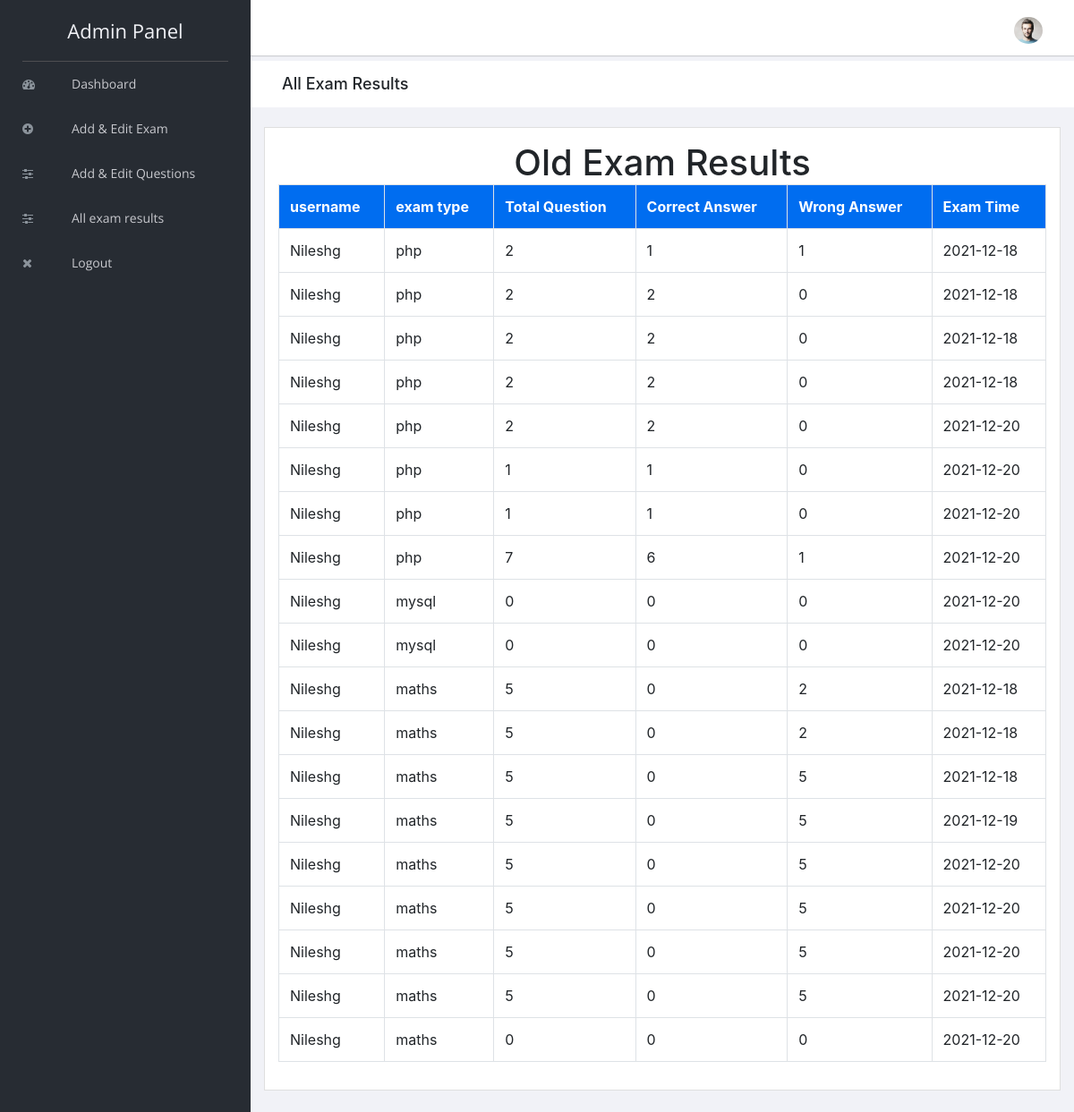
The page /admin/old-exam-results.php (signed in) on the database its author committed.
### tables this page shows
CREATE TABLE `exam_result` (
  `id` int(5) NOT NULL,
  `username` varchar(100) NOT NULL,
  `exam_type` varchar(100) NOT NULL,
  `total_question` varchar(10) NOT NULL,
  `correct_answer` varchar(10) NOT NULL,
  `wrong_answer` varchar(10) NOT NULL,
  `exam_time` varchar(100) NOT NULL
);

### admin/old-exam-results.php (the view, shortened to what this page needs)
<?php
include "header.php";
include "../connection.php";
    ?>
<div class="breadcrumbs">
    <div class="col-sm-12">
        <div class="page-header float-left">
            <div class="page-title">
                <h1>All Exam Results</h1>
            </div>
        </div>
    </div>
</div>
<div class="content mt-3">
    <div class="animated fadeIn">
        <div class="row">
            <div class="col-lg-12">
                <div class="card">
                    <div class="card-body">
                        <center>
                            <h1>Old Exam Results</h1>
                        </center>
                        <?php
                        $res = mysqli_query($link, "SELECT * FROM exam_result ORDER BY exam_type DESC") or die(mysqli_error($link));
                        $count = mysqli_num_rows($res);
                        if ($count == 0) {
                        ?>
                            <center>
                                <h1>No Exam Results Found</h1>
                            </center>
                        <?php
                        } else {
                            echo "<table class='table table-bordered'>";
                            echo "<tr style='background-color: #006df0; color:white'>";
                            echo "<th>";
                            echo "username";
                            echo "</th>";
                            echo "<th>";
                            echo "exam type";
                            echo "</th>";
                            echo "<th>";
                            echo "Total Question";
                            echo "</th>";
                            echo "<th>";
                            echo "Correct Answer";
                            echo "</th>";
                            echo "<th>";
                            echo "Wrong Answer";
                            echo "</th>";
                            echo "<th>";
                            echo "Exam Time";
                            echo "</th>";
                            echo "</tr>";
                            while ($row = mysqli_fetch_array($res)) {
                                echo "<tr>";
                                echo "<td>";
                                echo $row["username"];
                                echo "</td>";
                                echo "<td>";
                                echo $row["exam_type"];
                                echo "</td>";
                                echo "<td>";
                                echo $row["total_question"];
                                echo "</td>";
                                echo "<td>";
                                echo $row["correct_answer"];
                                echo "</td>";
                                echo "<td>";
                                echo $row["wrong_answer"];
                                echo "</td>";
                                echo "<td>";
                                echo $row["exam_time"];
                                echo "</td>";
                                echo "</tr>";
                            }
                        }
                        echo "</table>";
                        ?>
                    </div>
                </div>
            </div>
        </div>
    </div>
</div>
<?php
include "footer.php";
?>

### admin/header.php (shortened to what this page needs)
<!doctype html>
<html class="no-js" lang="en">
<head>
    <link rel="stylesheet" href="vendors/bootstrap/dist/css/bootstrap.min.css">
    <link rel="stylesheet" href="vendors/font-awesome/css/font-awesome.min.css">
    <link rel="stylesheet" href="vendors/themify-icons/css/themify-icons.css">
    <link rel="stylesheet" href="vendors/flag-icon-css/css/flag-icon.min.css">
    <link rel="stylesheet" href="vendors/selectFX/css/cs-skin-elastic.css">
    <link rel="stylesheet" href="assets/css/style.css">
</head>
<body>
    <aside id="left-panel" class="left-panel">
        <nav class="navbar navbar-expand-sm navbar-default">
            <div class="navbar-header">
                <a class="navbar-brand" href="./">
                    Admin Panel
                </a>
            </div>
            <div id="main-menu" class="main-menu collapse navbar-collapse">
                <ul class="nav navbar-nav">
                    <li>
                        <a href="demo.php"> <i class="menu-icon fa fa-dashboard"></i>Dashboard </a>
                    </li>
                    <li>
                        <a href="exam_category.php"><i class="menu-icon fa fa-plus-circle"></i>Add & Edit Exam</a>
                    </li>
                    <li>
                        <a href="add_edit_exam_questions.php"><i class="menu-icon fa fa-sliders"></i>Add & Edit Questions</a>
                    </li>
                    <li>
                        <a href="old-exam-results.php"><i class="menu-icon fa fa-sliders"></i>All exam results</a>
                    </li>
                    <li>
                        <a href="logout.php"> <i class="menu-icon fa fa-close"></i>Logout </a>
                    </li>
                </ul>
            </div>
        </nav>
    </aside>
    <div id="right-panel" class="right-panel">
        <header id="header" class="header">
            <div class="header-menu">
                <div class="col-sm-7">
                </div>
                <div class="col-sm-5">
                    <div class="user-area dropdown float-right">
                        <a href="#" class="dropdown-toggle" data-toggle="dropdown" aria-haspopup="true"
                            aria-expanded="false">
                            <img class="user-avatar rounded-circle" src="images/admin.jpg" alt="User Avatar">
                        </a>
                    </div>
                </div>
            </div>
        </header>

### admin/footer.php (shortened to what this page needs)
</div>
</body>
</html>

### rows shown on the page
exam_result: username "Nileshg", exam_type "php", total_question "2", correct_answer "1", wrong_answer "1", exam_time "2021-12-18"
exam_result: username "Nileshg", exam_type "php", total_question "2", correct_answer "2", wrong_answer "0", exam_time "2021-12-18"
exam_result: username "Nileshg", exam_type "php", total_question "2", correct_answer "2", wrong_answer "0", exam_time "2021-12-18"
exam_result: username "Nileshg", exam_type "php", total_question "2", correct_answer "2", wrong_answer "0", exam_time "2021-12-18"
exam_result: username "Nileshg", exam_type "php", total_question "2", correct_answer "2", wrong_answer "0", exam_time "2021-12-20"
exam_result: username "Nileshg", exam_type "php", total_question "1", correct_answer "1", wrong_answer "0", exam_time "2021-12-20"
exam_result: username "Nileshg", exam_type "php", total_question "1", correct_answer "1", wrong_answer "0", exam_time "2021-12-20"
exam_result: username "Nileshg", exam_type "php", total_question "7", correct_answer "6", wrong_answer "1", exam_time "2021-12-20"
exam_result: username "Nileshg", exam_type "mysql", total_question "0", correct_answer "0", wrong_answer "0", exam_time "2021-12-20"
exam_result: username "Nileshg", exam_type "mysql", total_question "0", correct_answer "0", wrong_answer "0", exam_time "2021-12-20"
exam_result: username "Nileshg", exam_type "maths", total_question "5", correct_answer "0", wrong_answer "2", exam_time "2021-12-18"
exam_result: username "Nileshg", exam_type "maths", total_question "5", correct_answer "0", wrong_answer "2", exam_time "2021-12-18"
exam_result: username "Nileshg", exam_type "maths", total_question "5", correct_answer "0", wrong_answer "5", exam_time "2021-12-18"
exam_result: username "Nileshg", exam_type "maths", total_question "5", correct_answer "0", wrong_answer "5", exam_time "2021-12-19"
exam_result: username "Nileshg", exam_type "maths", total_question "5", correct_answer "0", wrong_answer "5", exam_time "2021-12-20"
exam_result: username "Nileshg", exam_type "maths", total_question "5", correct_answer "0", wrong_answer "5", exam_time "2021-12-20"
exam_result: username "Nileshg", exam_type "maths", total_question "5", correct_answer "0", wrong_answer "5", exam_time "2021-12-20"
exam_result: username "Nileshg", exam_type "maths", total_question "5", correct_answer "0", wrong_answer "5", exam_time "2021-12-20"
exam_result: username "Nileshg", exam_type "maths", total_question "0", correct_answer "0", wrong_answer "0", exam_time "2021-12-20"
